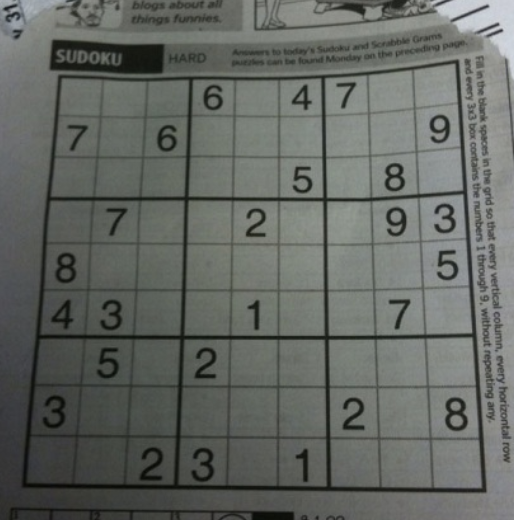
#> input picture 1.Machine Learning/Day06/课堂/shudu.png, 514 x 520 px
$ python '练习2.py'
#> lines starting #> are read from the running program, lines starting #| are printed output that depends on the picture
import cv2
import numpy as np

if __name__ == '__main__':
    # 1. 图片输入
    image_np = cv2.imread('shudu.png')
#> image_np is the input picture: shape (520, 514, 3); mean B, G, R 99, 103.6, 99.9

    # 2. 梯度处理方式
    # 创建卷积核（水平边缘→垂直梯度）
    kernel = np.array(
        [[-1, -2, -1],
         [0, 0, 0],
         [1, 2, 1]]
    )
    # # 创建卷积核（垂直边缘→水平梯度）
    # kernel = np.array(
    #     [[-1, 0, 1],
    #      [-2, 0, 2],
    #      [-1, 0, 1]]
    # )
    # 二维滤波
    dst_image = cv2.filter2D(
        image_np,  # 要处理的图像
        -1,  # 位深度
        kernel  # 卷积核
    )
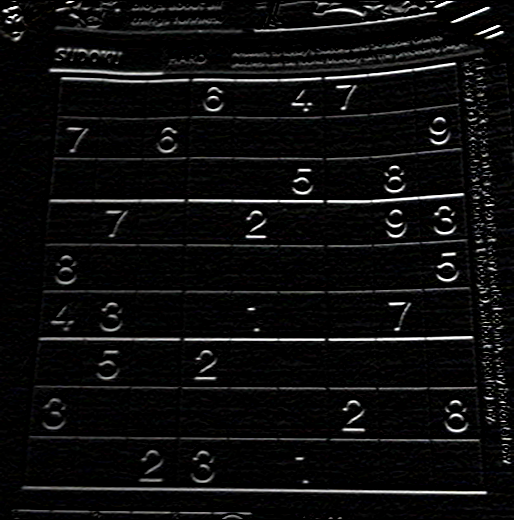
#> dst_image: shape (520, 514, 3); mean B, G, R 13.7, 13.6, 13.6

    # 3. 图片输出
    cv2.imshow('dst_image', dst_image)
    cv2.waitKey(0)

$ run again, with 1.Machine Learning/Day06/课堂/img.png copied over 1.Machine Learning/Day06/课堂/shudu.png
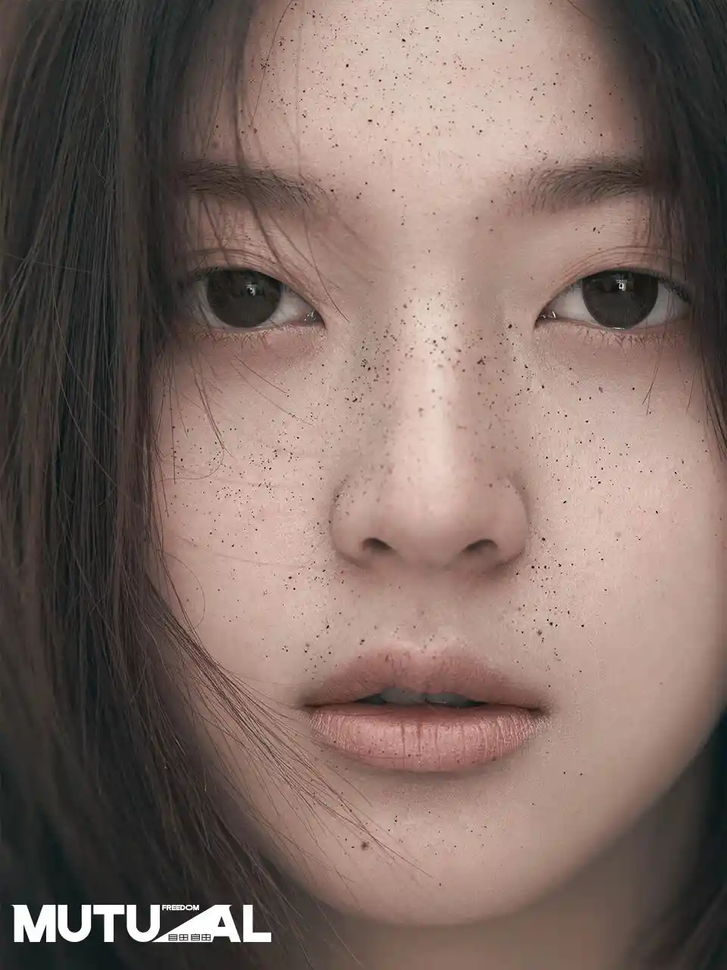
#> input picture 1.Machine Learning/Day06/课堂/img.png, 727 x 970 px, shrunk from 960 x 1280 before the run
#> image_np is the input picture: shape (970, 727, 3); mean B, G, R 100.2, 107.3, 126.7
#> `dst_image = cv2.filter2D( image_np,`:
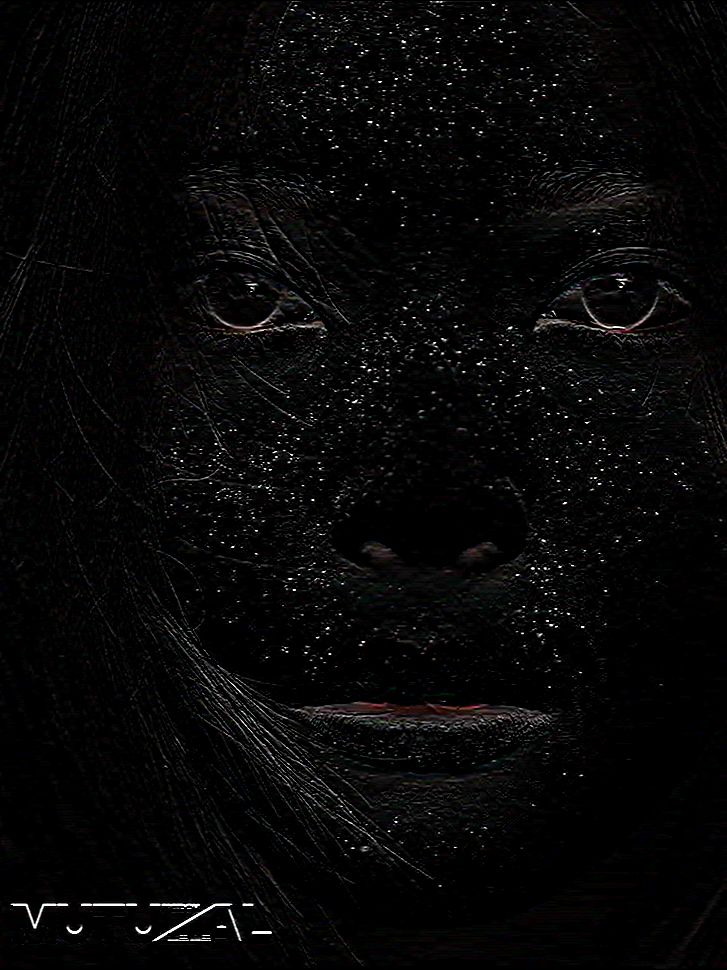
#> dst_image: shape (970, 727, 3); mean B, G, R 6.8, 6.8, 7
